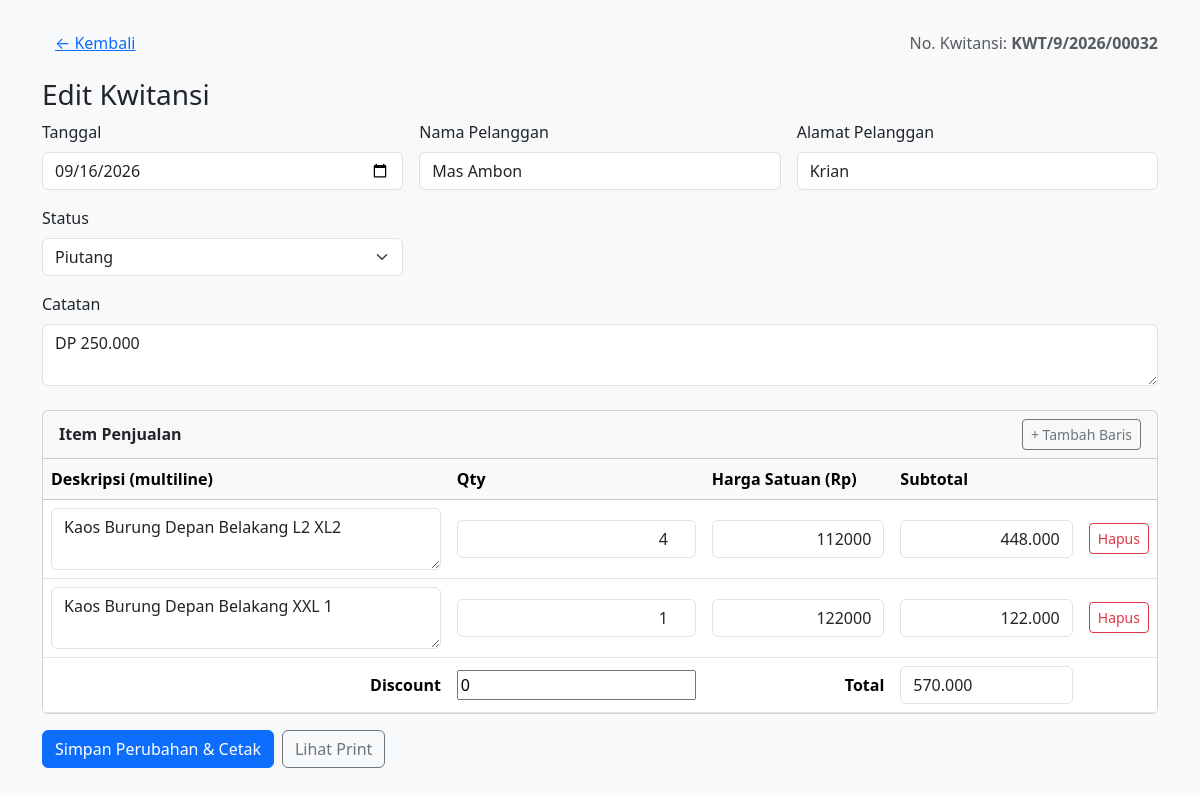
/kwitansi_edit.php?id=330, run on the app's committed database.
### tables this page shows
CREATE TABLE `kwitansi` (
  `id` int(11) NOT NULL AUTO_INCREMENT,
  `no_kwitansi` varchar(40) NOT NULL,
  `tanggal` date NOT NULL,
  `nama_pelanggan` varchar(100) DEFAULT NULL,
  `alamat_pelanggan` varchar(255) DEFAULT NULL,
  `catatan` text,
  `status_bayar` varchar(50) NOT NULL,
  `discount` decimal(12,0) NOT NULL,
  `total` decimal(12,0) NOT NULL DEFAULT '0',
  `created_at` timestamp NOT NULL DEFAULT CURRENT_TIMESTAMP,
  `SN` varchar(45) NOT NULL,
  PRIMARY KEY (`id`),
  UNIQUE KEY `no_kwitansi` (`no_kwitansi`),
  KEY `idx_kwitansi_no` (`no_kwitansi`),
  KEY `idx_kwitansi_nama` (`nama_pelanggan`),
  KEY `idx_kwitansi_status` (`status_bayar`)
);

CREATE TABLE `kwitansi_item` (
  `id` int(11) NOT NULL AUTO_INCREMENT,
  `kwitansi_id` int(11) NOT NULL,
  `deskripsi` varchar(150) NOT NULL,
  `qty` int(11) NOT NULL,
  `harga` decimal(12,2) NOT NULL,
  `subtotal` decimal(12,2) NOT NULL,
  PRIMARY KEY (`id`),
  KEY `kwitansi_id` (`kwitansi_id`),
  CONSTRAINT `kwitansi_item_ibfk_1` FOREIGN KEY (`kwitansi_id`) REFERENCES `kwitansi` (`id`) ON DELETE CASCADE
);

### kwitansi_edit.php (the view, shortened to what this page needs)
<?php
require_once "db.php";
$id = (int)($_GET['id'] ?? 0);
$stmt = $conn->prepare("SELECT * FROM kwitansi WHERE id=?");
$stmt->bind_param("i", $id);
$stmt->execute();
$head = $stmt->get_result()->fetch_assoc();
$stmt = $conn->prepare("SELECT * FROM kwitansi_item WHERE kwitansi_id=?");
$stmt->bind_param("i", $id);
$stmt->execute();
$resItems = $stmt->get_result();
$items = $resItems->fetch_all(MYSQLI_ASSOC);
$status_now = trim($head['status_bayar'] ?? '');
?>
<!doctype html>
<html lang="id">
<head>
<link href="https://cdn.jsdelivr.net/npm/bootstrap@5.3.3/dist/css/bootstrap.min.css" rel="stylesheet">
</head>
<body class="bg-light">
<div class="container py-4">
  <div class="d-flex justify-content-between align-items-center mb-3">
    <a href="index.php" class="btn btn-link">&larr; Kembali</a>
    <div class="text-muted">
      No. Kwitansi: <strong><?= htmlspecialchars($head['no_kwitansi']) ?></strong>
    </div>
  </div>
  <h3>Edit Kwitansi</h3>
  <form action="update_kwitansi.php" method="post" id="formKwitansi">
    <div class="row g-3">
      <div class="col-md-4">
        <label class="form-label">Tanggal</label>
        <input type="date" class="form-control" name="tanggal"
               value="<?= htmlspecialchars($head['tanggal'] ?? '') ?>" required>
      </div>
      <div class="col-md-4">
        <label class="form-label">Nama Pelanggan</label>
        <input type="text" class="form-control" name="nama_pelanggan"
               value="<?= htmlspecialchars($head['nama_pelanggan'] ?: 'Pelanggan') ?>">
      </div>
      <div class="col-md-4">
        <label class="form-label">Alamat Pelanggan</label>
        <input type="text" class="form-control" name="alamat_pelanggan"
               value="<?= htmlspecialchars($head['alamat_pelanggan'] ?: 'Kemangsen Selatan') ?>">
      </div>
      <div class="col-md-4">
        <label class="form-label">Status</label>
        <select class="form-select" name="status_bayar" required>
          <option value="Piutang" <?= $status_now === 'Piutang' ? 'selected' : '' ?>>Piutang</option>
        </select>
      </div>
      <div class="col-12">
        <label class="form-label">Catatan</label>
        <textarea class="form-control" name="catatan" rows="2"><?= htmlspecialchars($head['catatan'] ?? '') ?></textarea>
      </div>
    </div>
    <div class="card mt-4">
      <div class="card-header d-flex justify-content-between align-items-center">
        <strong>Item Penjualan</strong>
        <button type="button" class="btn btn-sm btn-outline-secondary" onclick="addRow()">+ Tambah Baris</button>
      </div>
      <div class="table-responsive">
        <table class="table table-items mb-0 align-middle" id="itemsTable">
          <thead class="table-light">
            <tr>
              <th style="width:45%">Deskripsi (multiline)</th>
              <th style="width:10%">Qty</th>
              <th style="width:20%">Harga Satuan (Rp)</th>
              <th style="width:20%">Subtotal</th>
              <th style="width:5%"></th>
            </tr>
          </thead>
          <tbody id="itemsBody">
            <?php if (!empty($items)): ?>
              <?php foreach ($items as $it): ?>
                <tr>
                  <td class="desc-td">
                    <textarea name="deskripsi[]" class="form-control" rows="2" required><?= htmlspecialchars($it['deskripsi']) ?></textarea>
                  </td>
                  <td>
                    <input name="qty[]" type="number" min="1" class="form-control text-end qty"
                           value="<?= (int)$it['qty'] ?>" required>
                  </td>
                  <td>
                    <input name="harga[]" class="form-control text-end harga"
                           value="<?= (int)$it['harga'] ?>">
                  </td>
                  <td>
                    <input class="form-control text-end subtotal" name="subtotal[]" readonly>
                  </td>
                  <td class="text-center">
                    <button type="button" class="btn btn-sm btn-outline-danger"
                            onclick="this.closest('tr').remove();hitung();">Hapus</button>
                  </td>
                </tr>
              <?php endforeach; ?>
            <?php endif; ?>
          </tbody>
          <tfoot>
            <tr>
              <th class="text-end">Discount</th>
              <th>
                <input
                  type="number"
                  id="discount"
                  name="discount"
                  value="<?= ($head['discount'] ?? 0) != 0 ? htmlspecialchars((string)$head['discount']) : '0'; ?>">
              </th>
              <th class="text-end" style="width:20%">Total</th>
              <th>
                <input type="text" class="form-control" id="total" name="total" readonly>
              </th>
              <th></th>
            </tr>
          </tfoot>
        </table>
      </div>
    </div>
    <div class="mt-3 d-flex gap-2">
      <button type="submit" class="btn btn-primary">Simpan Perubahan & Cetak</button>
      <a href="kwitansi_print.php?id=<?= (int)$head['id'] ?>" target="_blank" class="btn btn-outline-secondary">Lihat Print</a>
    </div>
  </form>
</div>
</body>
</html>

### kwitansi_edit.php (style rules this page uses)
.table-items textarea { min-width: 220px; }
.table-items input { min-width: 120px; }
.desc-td { min-width: 260px; }

### data on the page
kwitansi: no_kwitansi "KWT/9/2026/00032", tanggal "09/16/2026", nama_pelanggan "Mas Ambon", alamat_pelanggan "Krian", status_bayar "Piutang", catatan "DP 250.000", discount "0"
kwitansi_item: deskripsi "Kaos Burung Depan Belakang L2 XL2", qty "4", harga "112000"
kwitansi_item: deskripsi "Kaos Burung Depan Belakang XXL 1", qty "1", harga "122000"
